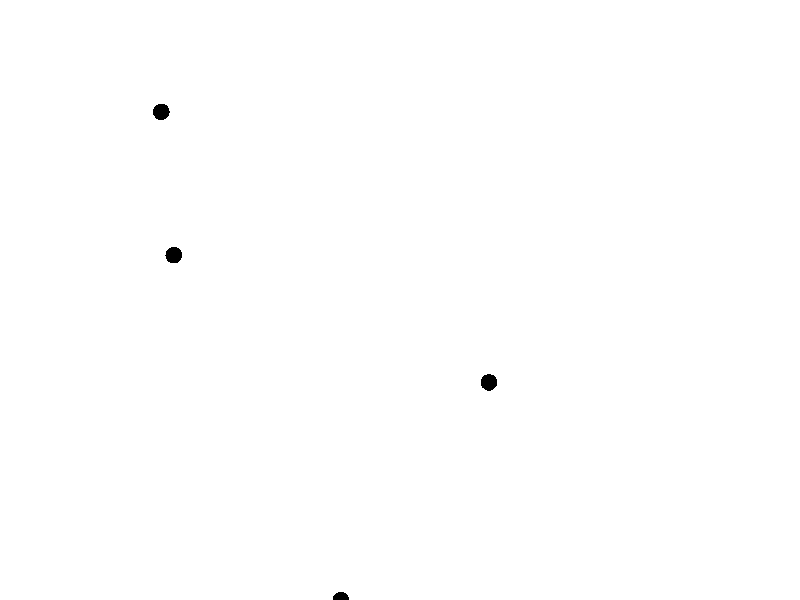
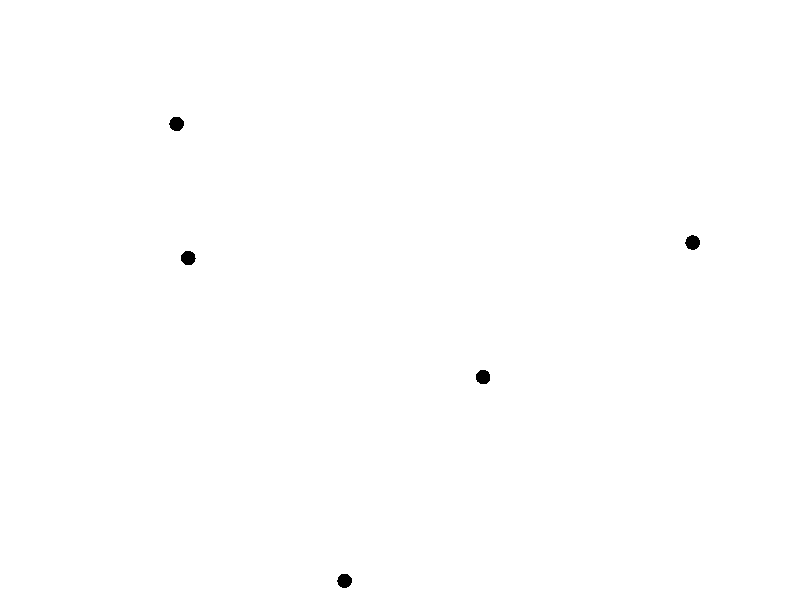
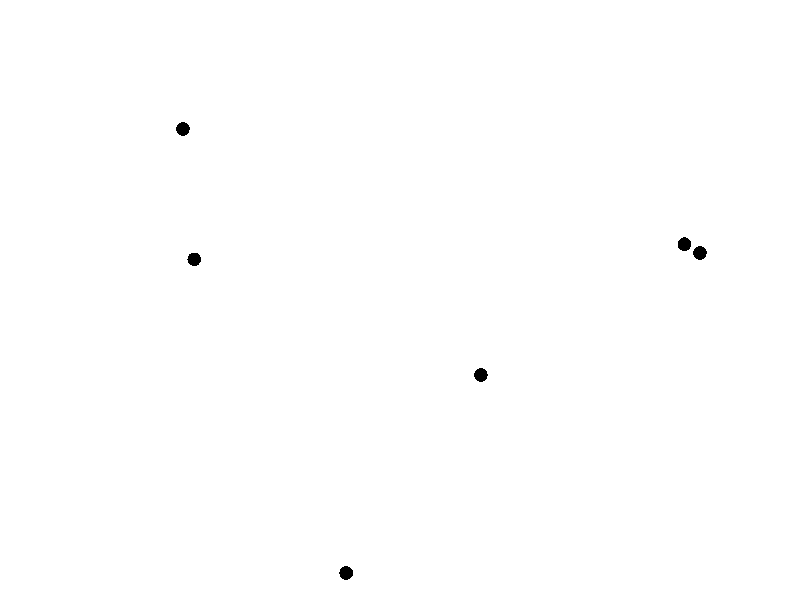
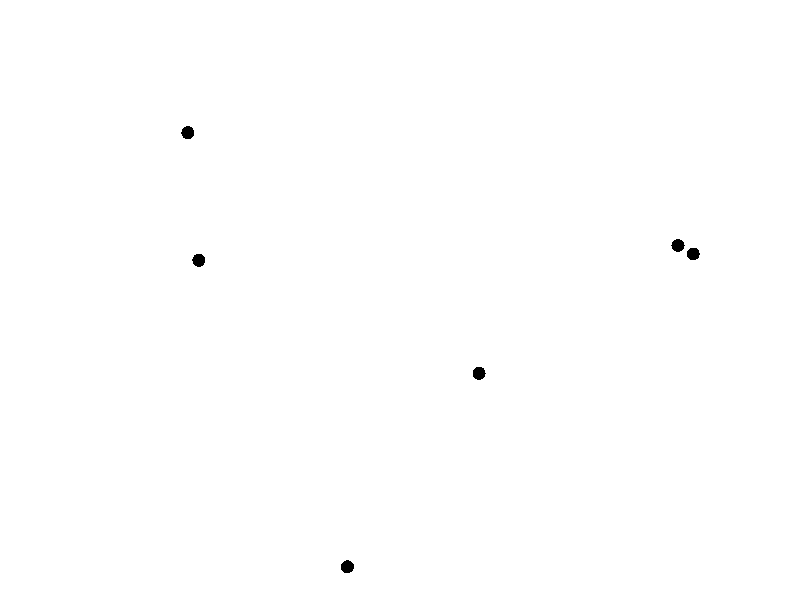

MATLAB code for these plots, in order:
N = 40000;
W_X = 200;
W_Y = 200;
x = W_X*(rand(1,N)-0.5);
y = W_Y*(rand(1,N)-0.5);

x1 = 0.18643;
y1 = 0.8977587;

x2 = 0.425344;
y2 = 0.877075;

x3 = 0.637258;
y3 = 0.351752;

MKSIZE = 36;

mask = (x < 1 & x > 0) & (y < 1 & y > 0);
x(mask) = [];
y(mask) = [];
x = [x x1 x2 x3];
y = [y y1 y2 y3];

x = 1-x;
y = 1-y;
temp = y;
y = x;
x = temp;

figure(99);

% Logistics curve
F_max = 100; % Max stretch factor
k = 10; % Steepness
lc = @(x) F_max ./ ( 1 + exp(-k*(x-0.5))) .* x.^0.5; % between -1 and 1

NUM_FRAMES = 400;
for i = 0:NUM_FRAMES
    % Compute stretch factor
    if i == 0
        factor = 0;
    else
        factor = lc(i/NUM_FRAMES); % max 100
    end
    
    % Vector describing region
    region = [0,1,0,1]+factor*[-1,1,-1,1];
    
    % Compute area of zoom level (also relative area)
    area = (region(2) - region(1) ) * (region(4)-region(3));
    
    % Compute adjusted marker size
    current_size = MKSIZE / area;
    
    % Generate plot
    plot(x,y,'k.','MarkerSize', current_size);
    axis off
    pbaspect([1 1 1]);
    
    % Zoom
    axis(region);
    set(gca,'Units','normalized','Position',[0,0,1,1]);
    
    % Debug
%     pause(1/30);
    
    frame_num = i+1;
    print(['zoomframe' num2str(frame_num)],'-dbmp');
end